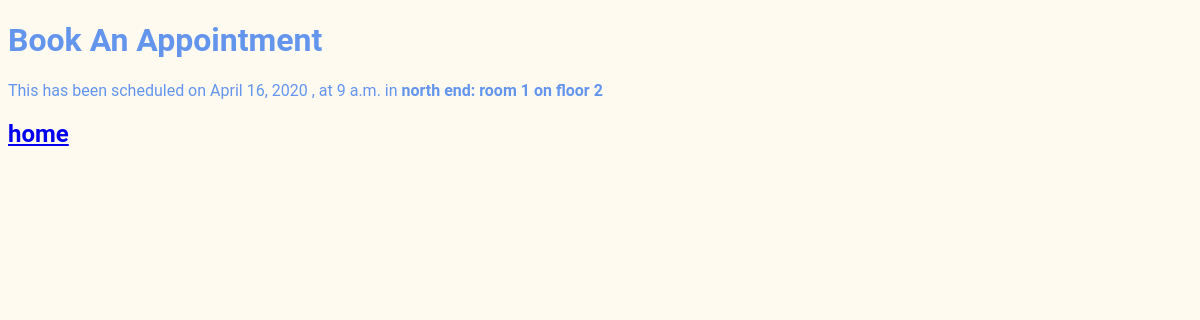
Page /meetings/2 on the committed database.
### meetings/models.py (models this page shows, shortened)
class Meeting(models.Model):
    title = models.CharField(max_length=200)
    date = models.DateField()
    start_time = models.TimeField(default=time(9))
    duration = models.IntegerField(default=1)
    room = models.ForeignKey(Room, on_delete=models.CASCADE)

class Room(models.Model):
    room_name = models.CharField(max_length=200)
    floor_number = models.IntegerField()
    room_number = models.IntegerField()
    def __str__(self):
        return f"{self.room_name}: room {self.room_number} on floor {self.floor_number}"

### meetings/views.py (the view)
# urls.py: path('<int:id>', views.details, name='details'),
def details(request, id):
    meetings = get_object_or_404(Meeting, pk=id)
    return render(request, 'meetings/details.html', {"meetings": meetings})

### meetings/templates/meetings/details.html (shortened to what this page needs)
{% extends "base.html" %}
{% block content %}
<h1>{{ meetings.title }}</h1>
<p>
    This has been scheduled on {{ meetings.date }} , at {{ meetings.start_time }} in <strong>{{ meetings.room }}</strong>
</p>
<h2><a href="{% url 'welcome' %}">home </a></h2>
{% endblock %}

### website/static/website/website.css (style rules this page uses)
body { font-family: "Roboto", "Lucida Grande", "DejaVu Sans", "Bitstream Vera Sans", Verdana, Arial, sans-serif; background-color: floralwhite; color: cornflowerblue; }

### rows in the picture
Meeting: title "Book An Appointment", date "April 16, 2020", start_time "9 a.m.", room "north end: room 1 on floor 2"
